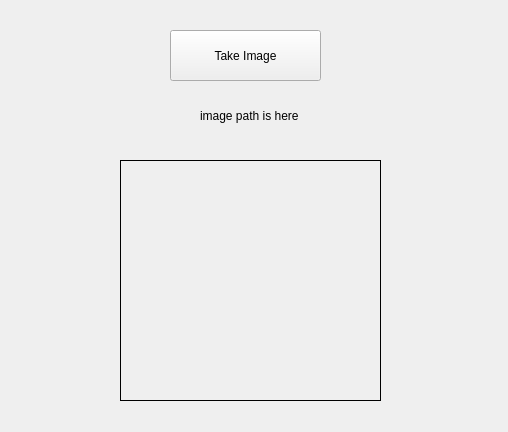
<?xml version="1.0" encoding="UTF-8"?>
<ui version="4.0">
 <class>Form</class>
 <widget class="QWidget" name="Form">
  <property name="geometry">
   <rect>
    <x>0</x>
    <y>0</y>
    <width>508</width>
    <height>432</height>
   </rect>
  </property>
  <property name="windowTitle">
   <string>Form</string>
  </property>
  <widget class="QPushButton" name="pushButton">
   <property name="geometry">
    <rect>
     <x>170</x>
     <y>30</y>
     <width>151</width>
     <height>51</height>
    </rect>
   </property>
   <property name="text">
    <string>Take Image</string>
   </property>
  </widget>
  <widget class="QLabel" name="label">
   <property name="geometry">
    <rect>
     <x>200</x>
     <y>100</y>
     <width>141</width>
     <height>31</height>
    </rect>
   </property>
   <property name="text">
    <string>image path is here</string>
   </property>
  </widget>
  <widget class="QLabel" name="label_2">
   <property name="geometry">
    <rect>
     <x>120</x>
     <y>160</y>
     <width>261</width>
     <height>241</height>
    </rect>
   </property>
   <property name="styleSheet">
    <string notr="true">border: 1px solid black;</string>
   </property>
   <property name="text">
    <string/>
   </property>
  </widget>
 </widget>
 <resources/>
 <connections/>
</ui>
